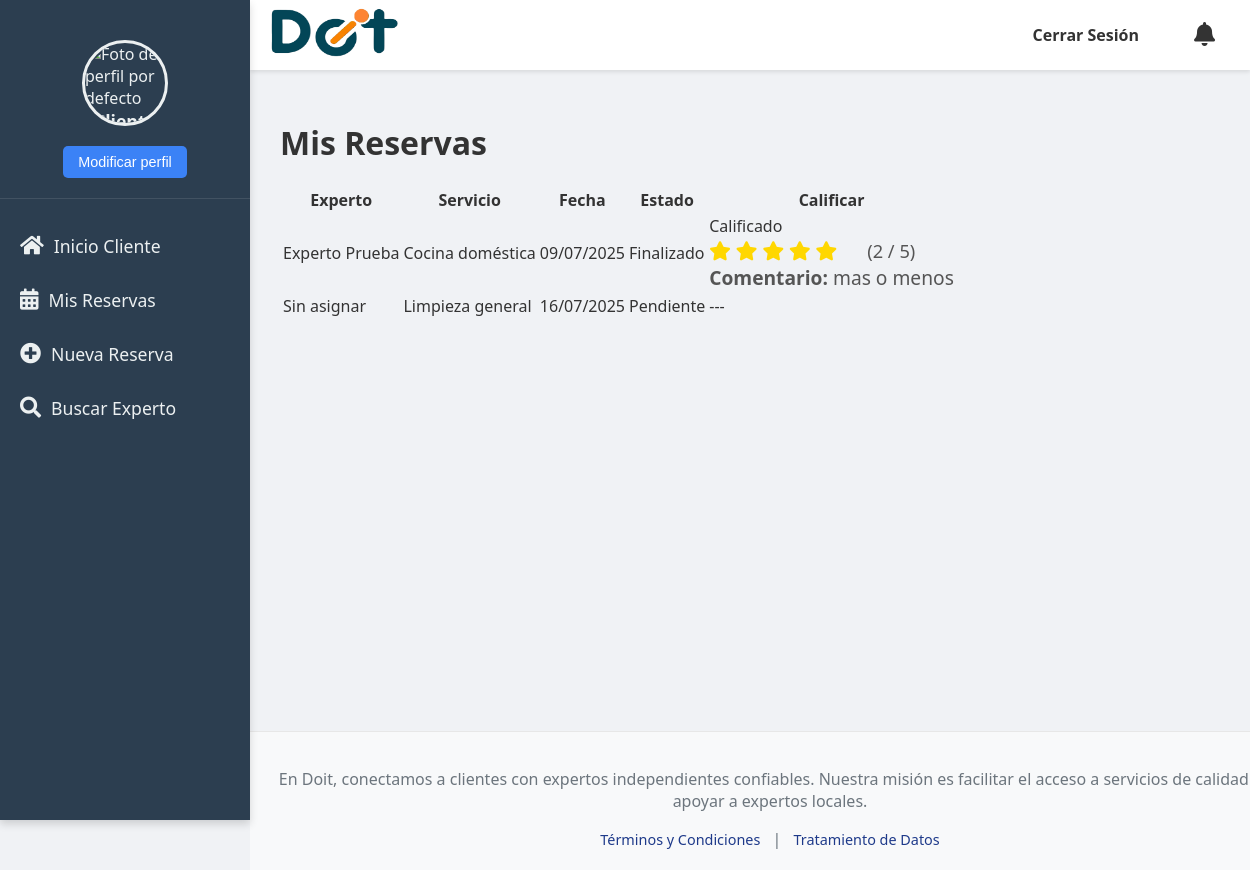
The app's page /mis_reservas/ (signed in), older data.
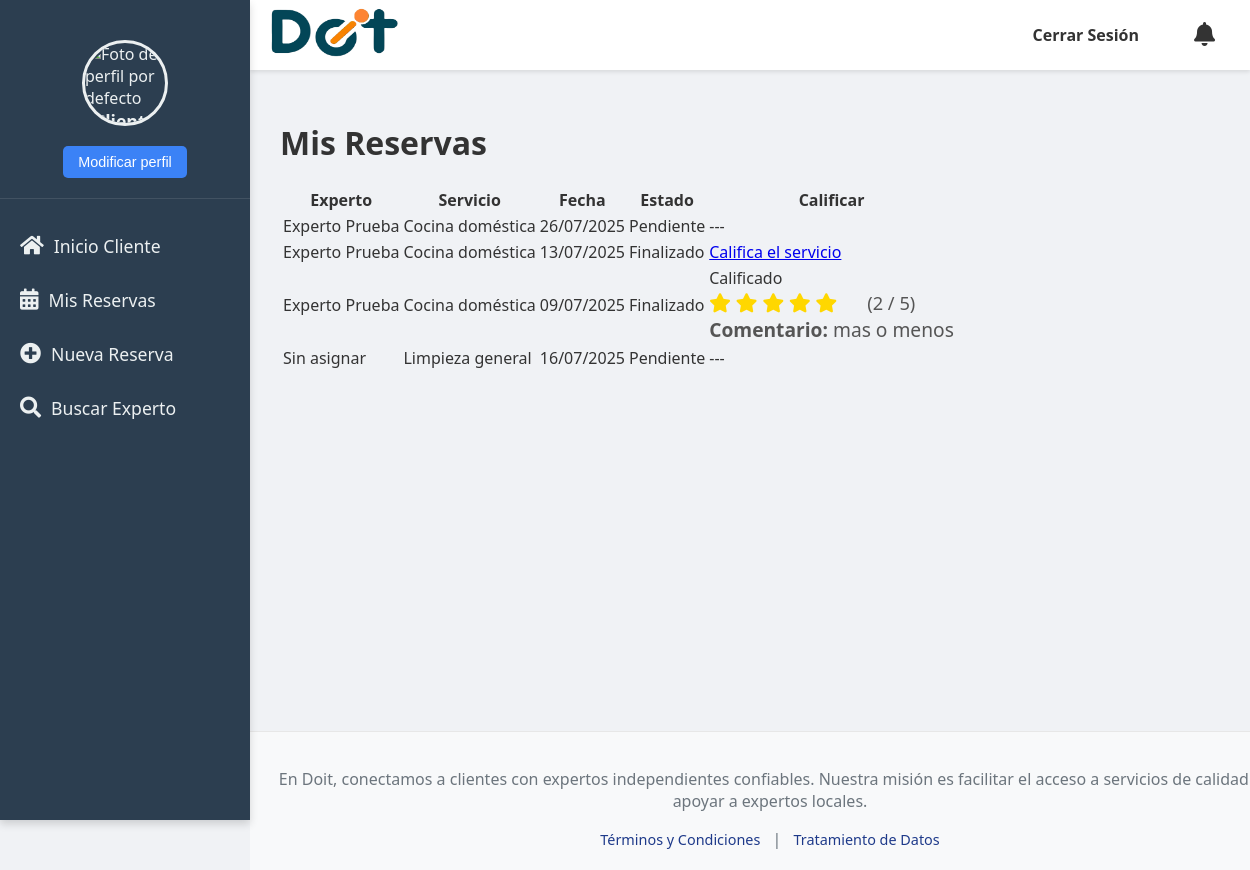
The same page, newer data.
### doit_app/models.py (models this page shows, shortened)
class Reserva(models.Model):
    Fecha = models.DateField(verbose_name="Fecha de Reserva")
    Hora = models.TimeField(verbose_name="Hora de Reserva")
    direccion = models.CharField(max_length=255, verbose_name="Dirección del Servicio")
    descripcion = models.TextField(verbose_name="Descripción del Servicio")
    detallesAdicionales = models.TextField(blank=True, null=True, verbose_name="Detalles Adicionales")
    ciudad = models.ForeignKey(Ciudad, on_delete=models.CASCADE, verbose_name="Ciudad del Servicio")
    pais = models.ForeignKey(Pais, on_delete=models.CASCADE, verbose_name="País del Servicio")
    metodoDePago = models.ForeignKey(
        Metodo,
        on_delete=models.SET_NULL,
        null=True,
        blank=True,
        verbose_name="Método de Pago Preferido"
    )
    idUsuario = models.ForeignKey(
        settings.AUTH_USER_MODEL,
        on_delete=models.CASCADE,
        related_name='reservas_realizadas',
        verbose_name="Cliente que Reserva"
    )
    idServicios = models.ForeignKey(Servicios, on_delete=models.CASCADE, verbose_name="Servicio Solicitado")
    idEstado = models.ForeignKey(
        Estado,
        on_delete=models.SET_DEFAULT,
        default=1,
        verbose_name="Estado de la Reserva"
    )
    experto_asignado = models.ForeignKey(
        settings.AUTH_USER_MODEL,
        on_delete=models.SET_NULL,
        null=True,
        blank=True,
        related_name='reservas_aceptadas',
        limit_choices_to={'tipo_usuario': 'experto'},
        verbose_name="Experto Asignado"
    )
    pago_ofrecido = models.DecimalField(
        max_digits=10,
        decimal_places=2,
        blank=True,
        null=True,
        verbose_name="Pago Ofrecido por el Cliente"
    )
    motivo_cancelacion = models.TextField(
        blank=True,
        null=True,
        verbose_name="Motivo de Cancelación"
    )
    servicio_iniciado = models.BooleanField(default=False, verbose_name="Servicio Iniciado")
    servicio_finalizado = models.BooleanField(default=False, verbose_name="Servicio Finalizado")
    comentario_durante_servicio = models.TextField(blank=True, null=True, verbose_name="Comentario del Experto")
    duracion_estimada = models.CharField(max_length=50, null=True, blank=True, verbose_name="duracion del servicio")
    comentario_cliente = models.TextField(blank=True, null=True, verbose_name="Comentario del Cliente")
    creado_en = models.DateTimeField(auto_now_add=True)
    actualizado_en = models.DateTimeField(auto_now=True)
    class Meta:
        verbose_name = "Reserva"
        verbose_name_plural = "Reservas"
        db_table = "Reserva"
        app_label = "doit_app"

class CustomUser(AbstractUser):
    tipo_usuario_choices = [
        ('cliente', 'Cliente'),
        ('experto', 'Experto'),
    ]
    genero = models.ForeignKey(Genero, on_delete=models.SET_NULL, null=True, blank=True, verbose_name="Género")
    tipo_usuario = models.CharField(max_length=20, choices=tipo_usuario_choices, default='cliente', verbose_name="Tipo de Usuario")
    nacionalidad = models.CharField(max_length=100, blank=True, null=True, verbose_name="Nacionalidad")
    numDoc = models.CharField(max_length=100, unique=True, blank=True, null=True, verbose_name="Número de Documento")
    telefono = models.CharField(max_length=20, blank=True, null=True, verbose_name="Teléfono")
    fechaNacimiento = models.DateField(blank=True, null=True, verbose_name="Fecha de Nacimiento")
    hojaVida = models.CharField(max_length=300, blank=True, null=True, verbose_name="Link Hoja de Vida (URL)")
    hojaVida_file = models.FileField(upload_to='hojas_de_vida/', blank=True, null=True, verbose_name="Archivo de Hoja de Vida")
    foto_perfil = models.ImageField(upload_to='perfil/', null=True, blank=True, verbose_name="Foto de Perfil")
    tipo_documento = models.ForeignKey(TipoDoc, on_delete=models.SET_NULL, null=True, blank=True, verbose_name="Tipo de Documento")
    especialidad = models.ManyToManyField(
        Servicios,
        blank=True,
        verbose_name="Servicios que ofrece el experto"
    )
    direccion = models.CharField(max_length=255, blank=True, null=True, verbose_name="Dirección de Residencia")
    barrio = models.CharField(max_length=100, blank=True, null=True, verbose_name="Barrio")
    class Meta:
        verbose_name = "Usuario Personalizado"
        verbose_name_plural = "Usuarios Personalizados"
        app_label = "doit_app"
    def is_usuario_normal(self):
        return self.tipo_usuario == 'cliente'
    def is_experto(self):
        return self.tipo_usuario == 'experto'

class Servicios(models.Model):
    NombreServicio = models.CharField(max_length=50, verbose_name="Nombre del servicio")
    idCategorias = models.ForeignKey(Categorias, on_delete=models.CASCADE, verbose_name="Categoría del servicio")
    class Meta:
        verbose_name = "Servicio"
        verbose_name_plural = "Servicios"
        db_table = "Servicios"
        app_label = "doit_app"

class Calificaciones(models.Model):
    CALIFICADOR_CHOICES = [
        ("cliente_a_experto", "Cliente a Experto"),
        ("experto_a_cliente", "Experto a Cliente"),
    ]
    reserva = models.ForeignKey('Reserva', on_delete=models.CASCADE, verbose_name="Reserva calificada")
    calificado_por = models.ForeignKey(settings.AUTH_USER_MODEL, on_delete=models.CASCADE, related_name='calificaciones_realizadas', verbose_name="Usuario que califica")
    calificado_a = models.ForeignKey(settings.AUTH_USER_MODEL, on_delete=models.CASCADE, related_name='calificaciones_recibidas', verbose_name="Usuario calificado")
    tipo = models.CharField(max_length=20, choices=CALIFICADOR_CHOICES, verbose_name="Tipo de calificación")
    puntuacion = models.PositiveSmallIntegerField(verbose_name="Puntuación (1-5)")
    comentario = models.CharField(max_length=150, verbose_name="Comentario del servicio", blank=True, null=True)
    fecha = models.DateField(auto_now_add=True, verbose_name="Fecha del comentario")
    class Meta:
        verbose_name = "Calificación"
        verbose_name_plural = "Calificaciones"
        db_table = "Calificaciones"
        app_label = "doit_app"

### doit_app/views.py (the view)
# urls.py: path('mis_reservas/', views.mis_reservas_cliente, name='mis_reservas_cliente'), # Nueva vista
@login_required
@user_passes_test(is_cliente, login_url=reverse_lazy('login'))
def mis_reservas_cliente(request):
    from doit_app.models import Calificaciones, Notificacion
    reservas = Reserva.objects.filter(idUsuario=request.user).order_by('-creado_en')
    for reserva in reservas:
        calif = Calificaciones.objects.filter(reserva=reserva, calificado_por=request.user, tipo='cliente_a_experto').first()
        reserva.calificacion_cliente = calif
    notificaciones_no_leidas = Notificacion.objects.filter(usuario=request.user, leida=False).count()
    return render(request, 'cliente/mis_reservas.html', {'reservas': reservas, 'notificaciones_no_leidas': notificaciones_no_leidas})

### doit_app/views.py (called while the page is built)
def is_cliente(user):
    return user.is_authenticated and user.tipo_usuario == 'cliente'

### doit_app/templates/cliente/mis_reservas.html (shortened to what this page needs)
{% extends "base.html" %}
{% load static %}
{% block content %}
<h1>Mis Reservas</h1>
<table class="table table-striped">
    <thead>
        <tr>
            <th>Experto</th>
            <th>Servicio</th>
            <th>Fecha</th>
            <th>Estado</th>
            <th>Calificar</th>
        </tr>
    </thead>
    <tbody>
        {% for reserva in reservas %}
        <tr>
            <td>
              {% if reserva.experto_asignado %}
                {{ reserva.experto_asignado.get_full_name|default:reserva.experto_asignado.username }}
              {% else %}
                Sin asignar
              {% endif %}
            </td>
            <td>{{ reserva.idServicios.NombreServicio }}</td>
            <td>{{ reserva.Fecha|date:"d/m/Y" }}</td>
            <td>
                {% if reserva.servicio_finalizado %}
                    Finalizado
                {% elif reserva.servicio_iniciado %}
                    En proceso
                {% else %}
                    Pendiente
                {% endif %}
            </td>
            <td>
                {% if reserva.servicio_finalizado %}
                    {% if not reserva.calificacion_cliente %}
                        <a href="{% url 'calificar_reserva' reserva.id %}" class="btn btn-warning btn-sm">Califica el servicio</a>
                    {% else %}
                        Calificado<br>
                        <span style="font-size:1.2em; color:#FFD700;">
                          {% if reserva.calificacion_cliente.puntuacion %}
                            {% for i in "12345"|slice:":reserva.calificacion_cliente.puntuacion" %}
                              <i class="fa fa-star"></i>
                            {% endfor %}
                            <span style="color:#555; font-size:0.95em;">({{ reserva.calificacion_cliente.puntuacion }} / 5)</span><br>
                          {% endif %}
                          {% if reserva.calificacion_cliente.comentario %}
                            <span style="color:#555;"><b>Comentario:</b> {{ reserva.calificacion_cliente.comentario }}</span>
                          {% endif %}
                        </span>
                    {% endif %}
                {% else %}
                    ---
                {% endif %}
            </td>
        </tr>
        {% endfor %}
    </tbody>
</table>
{% endblock %}

Row changes from the older to the newer data that the page shows:
added Reserva: experto_asignado.get_full_name "Experto Prueba", idServicios.NombreServicio "Cocina doméstica", Fecha "26/07/2025", servicio_finalizado "Pendiente"
added Reserva: experto_asignado.get_full_name "Experto Prueba", idServicios.NombreServicio "Cocina doméstica", Fecha "13/07/2025", servicio_finalizado "Finalizado"
